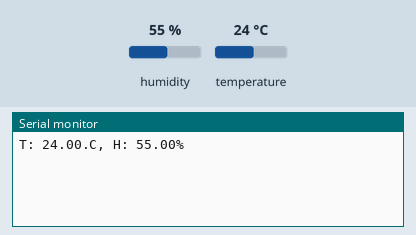
The sketch below on a simulated ESP8266 (NodeMCU). Shown: the last lines printed to the serial monitor. Inputs (shaded band) come from the test bench; at power-on: humidity 55 %, temperature 24 °C.

Above: at 1.3 s.
1.4 s: humidity set to 22 %
At 2.9 s:
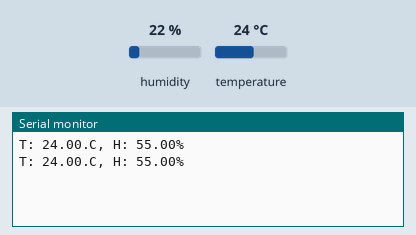
4.1 s: temperature set to 12 °C
At 4.9 s:
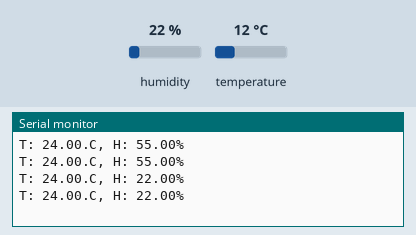
6.8 s: humidity set to 40 %
At 7.7 s:
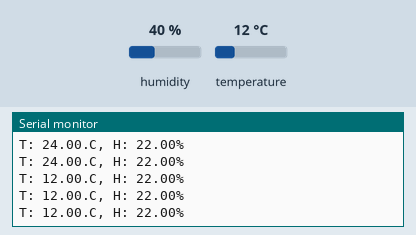
Timing chart, 0 to 9.8 s (numbered marks = the images above; inputs shaded):
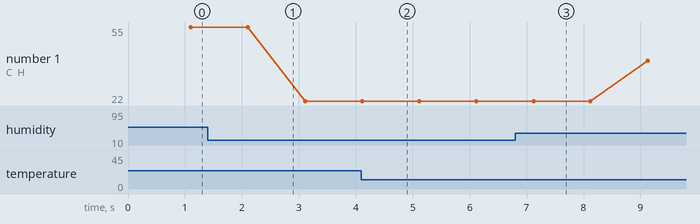

Measured:
- plotted number 1: 55 → 22 after the input at 1.4 s, 22 → 40 after the input at 6.8 s

The sketch:

main_NodeMCU.ino
```cpp
#include "DHT.h"

#define DHT_TYPE DHT22

// Sensor pins
uint8_t DHT_PIN = D6;

// Global variables
DHT dht(DHT_PIN, DHT_TYPE);
float temperature;
float humidity;

void setup() {
  Serial.begin(115200);
  delay(100);

  pinMode(DHT_PIN, INPUT);
  dht.begin();
}

void loop() {
  temperature = dht.readTemperature();
  humidity = dht.readHumidity();

  delay(1000);
  Serial.print("T: ");
  Serial.print(temperature);
  Serial.print(".C, H: ");
  Serial.print(humidity);
  Serial.println("%");
}
```
